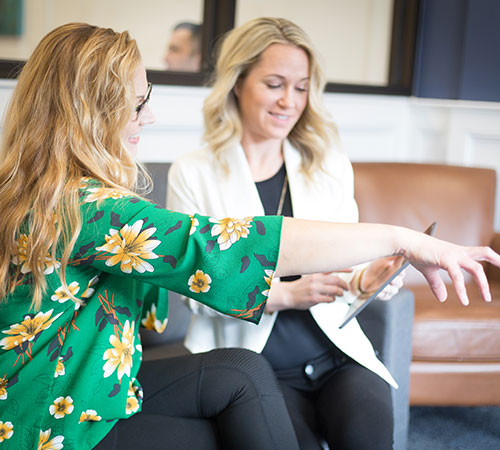
#> input picture Frontend/img/about-1.jpg, 500 x 450 px
$ python -i enhancement.py   (imports and definitions only)
#> lines starting #> are read from the running program, lines starting #| are printed output that depends on the picture
#> further down, picture is the input picture: shape (450, 500, 3); mean B, G, R 136.7, 149.8, 141.9
import numpy as np
import cv2


def rgb_to_grayscale(image):
    """
    Convert RGB to Grayscale using the perceptual luminance formula.
    Weights: 0.299*R + 0.587*G + 0.114*B
    """
    if len(image.shape) == 2:
        return image

    gray = np.dot(image[..., :3], [0.299, 0.587, 0.114])
    return gray.astype(np.uint8)


def histogram_equalization(image):
    """
    Apply histogram equalization to improve contrast.
    For color images, only the Y (brightness) channel in YUV space is equalized
    to preserve the original colors.
    """
    if len(image.shape) == 3:
        yuv = cv2.cvtColor(image, cv2.COLOR_BGR2YUV)
#> yuv: shape (450, 500, 3); mean of channels 0, 1, 2 146, 123.4, 124.4
        yuv[:, :, 0] = cv2.equalizeHist(yuv[:, :, 0])
#> yuv: shape (450, 500, 3); mean of channels 0, 1, 2 128.1, 123.4, 124.4
        return cv2.cvtColor(yuv, cv2.COLOR_YUV2BGR)
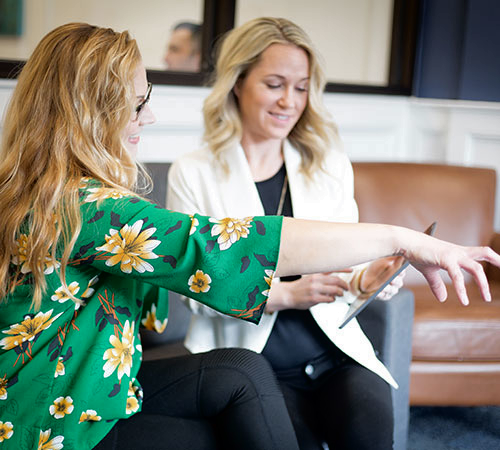
#> returned value: shape (450, 500, 3); mean B, G, R 118.7, 132, 125.9
    else:
        return cv2.equalizeHist(image)


def normalize_image(image, range_type='0-1'):
    """
    Normalize pixel values to a target range.
    Supported range_type: '0-1' or '0-255'.
    """
    img_float = image.astype(np.float32)

    # Guard against all-zero images (avoid division by zero)
    value_range = img_float.max() - img_float.min()
    if value_range == 0:
        return image.copy()

    # Normalize to [0, 1]
    normalized = (img_float - img_float.min()) / value_range

    # Scale to [0, 255] if requested
    if range_type != '0-1':
        normalized = normalized * 255

    return normalized.astype(np.uint8)

>>> import cv2
>>> picture = cv2.imread('../../Frontend/img/about-1.jpg')
>>> result = histogram_equalization(picture)

$ run again, on Frontend/img/about-2.jpg
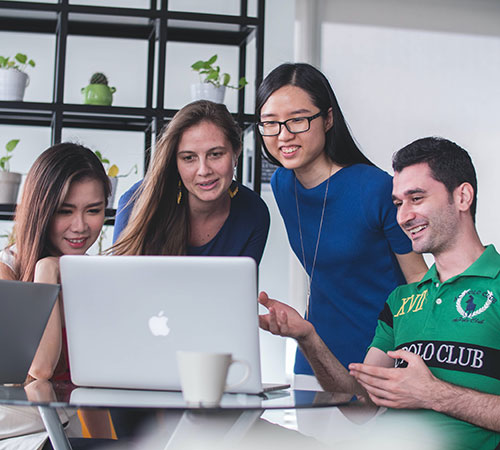
#> input picture Frontend/img/about-2.jpg, 500 x 450 px
#> picture is the input picture: shape (450, 500, 3); mean B, G, R 145.4, 137.9, 134.5
#> in histogram_equalization, `return cv2.cvtColor(yuv, cv2.COLOR_YUV2BGR)`:
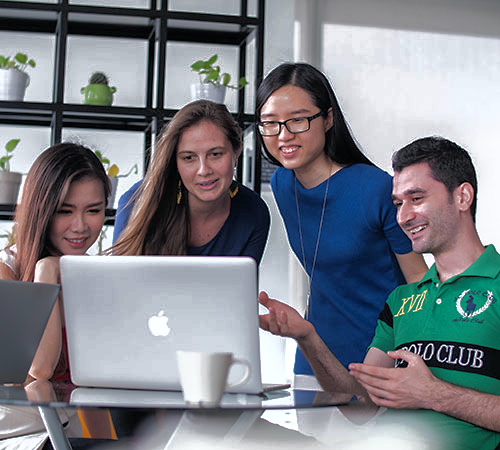
#> returned value: shape (450, 500, 3); mean B, G, R 135.6, 128.7, 125.1

$ run again, on Frontend/img/carousel-1.jpg
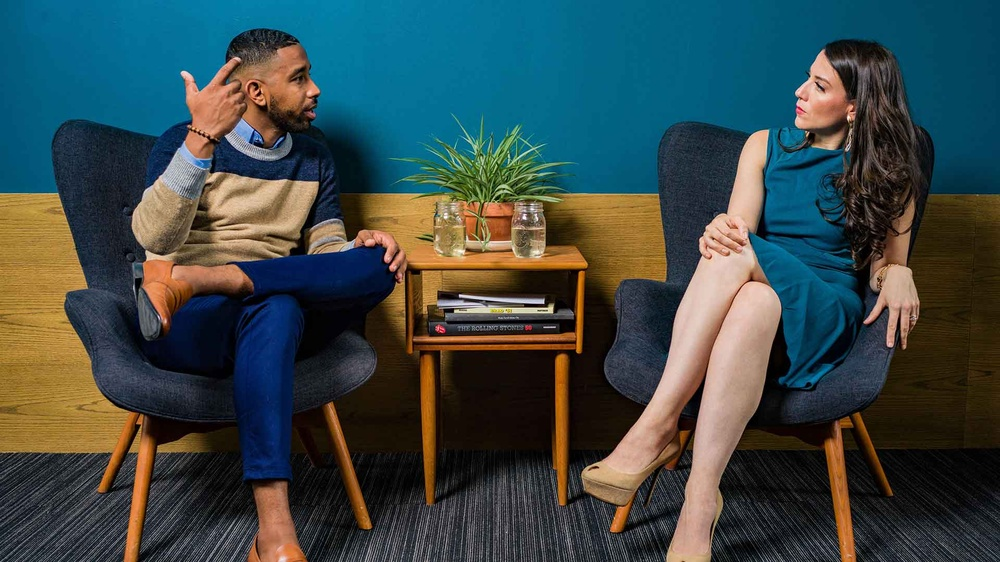
#> input picture Frontend/img/carousel-1.jpg, 1000 x 562 px, shrunk from 1920 x 1080 before the run
#> picture is the input picture: shape (562, 1000, 3); mean B, G, R 72.6, 72.9, 57.8
#> in histogram_equalization, `return cv2.cvtColor(yuv, cv2.COLOR_YUV2BGR)`:
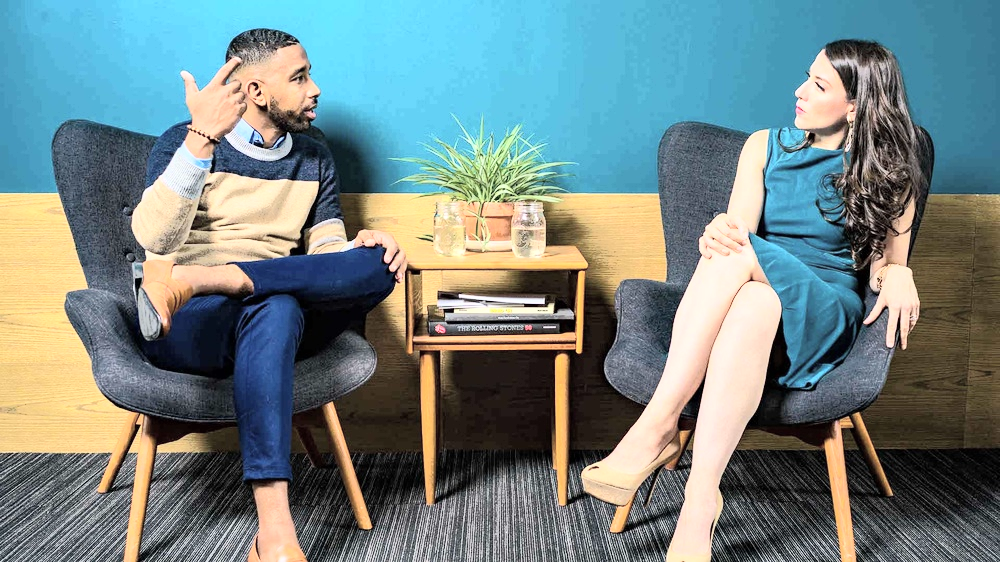
#> returned value: shape (562, 1000, 3); mean B, G, R 132.2, 132.9, 115.1

$ run again, on Frontend/img/home.jpg
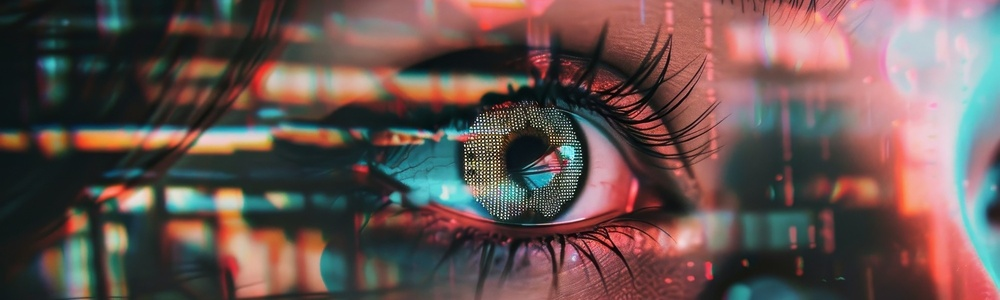
#> input picture Frontend/img/home.jpg, 1000 x 300 px, shrunk from 2000 x 599 before the run
#> picture is the input picture: shape (300, 1000, 3); mean B, G, R 80.7, 83.8, 103.2
#> in histogram_equalization, `return cv2.cvtColor(yuv, cv2.COLOR_YUV2BGR)`:
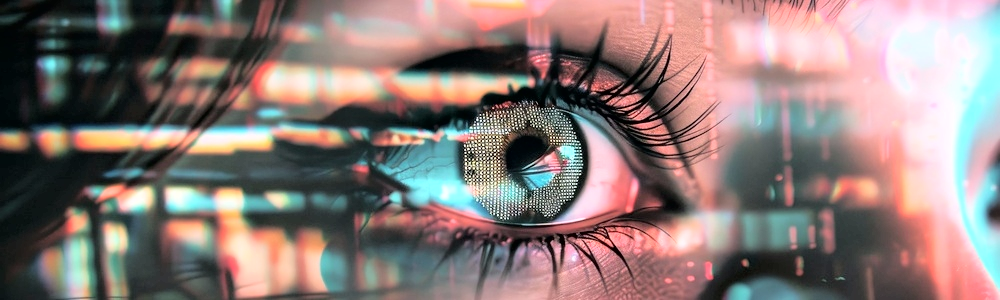
#> returned value: shape (300, 1000, 3); mean B, G, R 119.7, 122.7, 139.2
